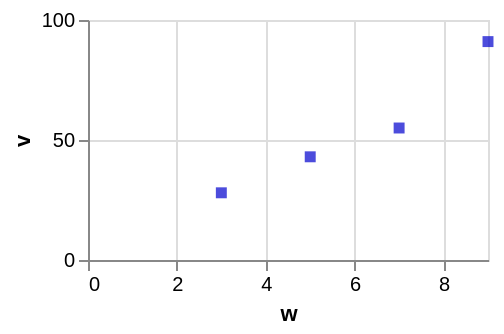

Express this chart as Vega-Lite.
### Vega-Lite specification from a JSON file in a GitHub repository (floating-point values rounded to 4 significant figures)
{"$schema": "https://vega.github.io/schema/vega-lite/v6.json", "width": 200, "height": 120, "data": {"values": [{"c": "alpha", "v": 28, "w": 3, "t": "2024-01-07"}, {"c": "beta", "v": 55, "w": 7, "t": "2024-03-19"}, {"c": "gamma", "v": 43, "w": 5, "t": "2024-06-02"}, {"c": "delta", "v": 91, "w": 9, "t": "2024-09-11"}]}, "mark": {"type": "square", "fill": "mediumblue"}, "encoding": {"x": {"field": "w", "type": "quantitative"}, "y": {"field": "v", "type": "quantitative"}}}
